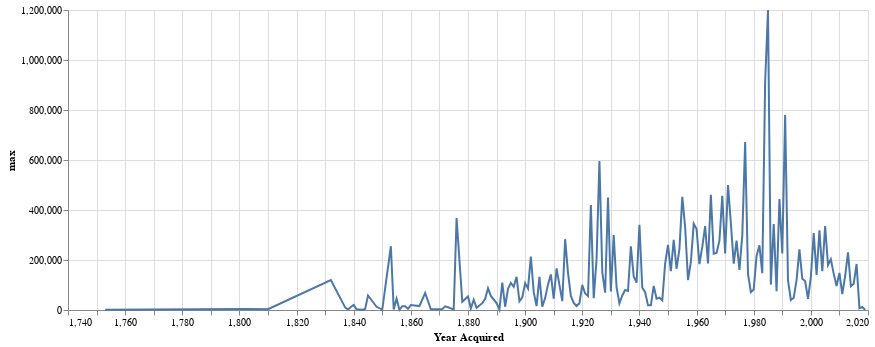

Notebook cell for this chart:
### Markdown cell above
https://altair-viz.github.io/user_guide/data.html#including-index-data

### Code cell
# first, just one line
lines = alt.Chart(stats.reset_index()).mark_line().encode(
    alt.X("Year Acquired:Q"),
    #alt.X('max:Q'),
    alt.Y("max:Q")
).properties(
    width=800
)
lines

### Figure 1 — Vega-Lite specification as saved in the notebook (floating-point values rounded to 4 significant figures; data arrays with more than 128 entries replaced by an {"elided": "..."} marker saying what was removed)
{"config": {"view": {"continuousWidth": 300, "continuousHeight": 300}}, "data": {"name": "data-3571398001ca33dcc4388f1397aa3da7"}, "mark": {"type": "line"}, "encoding": {"x": {"field": "Year Acquired", "type": "quantitative"}, "y": {"field": "max", "type": "quantitative"}}, "width": 800, "$schema": "https://vega.github.io/schema/vega-lite/v5.20.1.json", "datasets": {"data-3571398001ca33dcc4388f1397aa3da7": {"elided": "171 records"}}}
